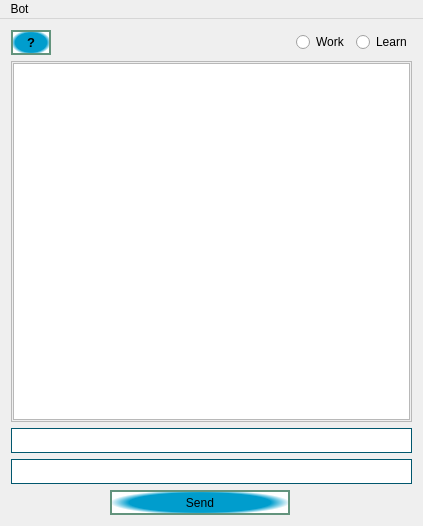
<?xml version="1.0" encoding="UTF-8"?>
<ui version="4.0">
 <class>MainWindow</class>
 <widget class="QMainWindow" name="MainWindow">
  <property name="geometry">
   <rect>
    <x>0</x>
    <y>0</y>
    <width>423</width>
    <height>526</height>
   </rect>
  </property>
  <property name="maximumSize">
   <size>
    <width>16777215</width>
    <height>16777215</height>
   </size>
  </property>
  <property name="windowTitle">
   <string>MainWindow</string>
  </property>
  <property name="styleSheet">
   <string notr="true"/>
  </property>
  <widget class="QWidget" name="centralWidget">
   <layout class="QGridLayout" name="gridLayout">
    <item row="0" column="2">
     <layout class="QHBoxLayout" name="horizontalLayout">
      <item>
       <widget class="QRadioButton" name="radio_work">
        <property name="styleSheet">
         <string notr="true"/>
        </property>
        <property name="text">
         <string>Work</string>
        </property>
       </widget>
      </item>
      <item>
       <widget class="QRadioButton" name="radio_learn">
        <property name="styleSheet">
         <string notr="true"/>
        </property>
        <property name="text">
         <string>Learn</string>
        </property>
       </widget>
      </item>
     </layout>
    </item>
    <item row="3" column="1">
     <widget class="QPushButton" name="Button_send">
      <property name="minimumSize">
       <size>
        <width>180</width>
        <height>25</height>
       </size>
      </property>
      <property name="maximumSize">
       <size>
        <width>240</width>
        <height>40</height>
       </size>
      </property>
      <property name="autoFillBackground">
       <bool>false</bool>
      </property>
      <property name="styleSheet">
       <string notr="true">QPushButton{
   border:2px solid rgba(99,148,125,0,9);
    background-color:qradialgradient(spread:pad, cx:0.5, cy:0.5, radius:0.5, fx:0.5, fy:0.5, stop:0.786517 rgba(0, 157, 205, 255), stop:1 rgba(255, 255, 255, 255));
    color:blac;
}
QPushButton:hover{
 background-color:qradialgradient(spread:pad, cx:0.5, cy:0.5, radius:0.5, fx:0.5, fy:0.5, stop:0.904494 rgba(0, 157, 205, 255), stop:1 rgba(255, 255, 255, 255));
 border:2px solid rgba(99,148,125,0,9);
}
QPushButton:pressed{
background-color: qradialgradient(spread:pad, cx:0.5, cy:0.5, radius:0.5, fx:0.5, fy:0.5, stop:0.595506 rgba(0, 151, 197, 255), stop:1 rgba(255, 255, 255, 255));
 border:2px solid rgba(99,148,125,0,9);
}</string>
      </property>
      <property name="text">
       <string>Send</string>
      </property>
     </widget>
    </item>
    <item row="0" column="1">
     <spacer name="horizontalSpacer">
      <property name="orientation">
       <enum>Qt::Horizontal</enum>
      </property>
      <property name="sizeHint" stdset="0">
       <size>
        <width>60</width>
        <height>20</height>
       </size>
      </property>
     </spacer>
    </item>
    <item row="3" column="0">
     <spacer name="horizontalSpacer_2">
      <property name="orientation">
       <enum>Qt::Horizontal</enum>
      </property>
      <property name="sizeHint" stdset="0">
       <size>
        <width>40</width>
        <height>20</height>
       </size>
      </property>
     </spacer>
    </item>
    <item row="1" column="0" colspan="3">
     <widget class="QScrollArea" name="scrollArea">
      <property name="maximumSize">
       <size>
        <width>16777215</width>
        <height>16777215</height>
       </size>
      </property>
      <property name="styleSheet">
       <string notr="true">scrollArea{

 background-color:#4B4C4C;

}</string>
      </property>
      <property name="widgetResizable">
       <bool>true</bool>
      </property>
      <widget class="QWidget" name="scrollAreaWidgetContents">
       <property name="geometry">
        <rect>
         <x>0</x>
         <y>0</y>
         <width>403</width>
         <height>360</height>
        </rect>
       </property>
       <layout class="QVBoxLayout" name="verticalLayout_2">
        <property name="spacing">
         <number>1</number>
        </property>
        <property name="leftMargin">
         <number>1</number>
        </property>
        <property name="topMargin">
         <number>1</number>
        </property>
        <property name="rightMargin">
         <number>1</number>
        </property>
        <property name="bottomMargin">
         <number>1</number>
        </property>
        <item>
         <widget class="QTextEdit" name="Text_message">
          <property name="font">
           <font>
            <family>Times New Roman</family>
            <pointsize>12</pointsize>
           </font>
          </property>
          <property name="styleSheet">
           <string notr="true"/>
          </property>
         </widget>
        </item>
       </layout>
      </widget>
     </widget>
    </item>
    <item row="2" column="0" colspan="3">
     <layout class="QVBoxLayout" name="verticalLayout">
      <item>
       <widget class="QLineEdit" name="question_line">
        <property name="minimumSize">
         <size>
          <width>0</width>
          <height>25</height>
         </size>
        </property>
        <property name="styleSheet">
         <string notr="true">QLineEdit{
border:1px solid #01576E;
color:rgba(0,84,110,0.1);

}
QLineEdit:hover{
color:rgba(0,84,110,0.5);
border:2px solid rgba(0,52,66,0.6);
}</string>
        </property>
       </widget>
      </item>
      <item>
       <widget class="QLineEdit" name="ansver_line">
        <property name="minimumSize">
         <size>
          <width>0</width>
          <height>25</height>
         </size>
        </property>
        <property name="styleSheet">
         <string notr="true">QLineEdit{
border:1px solid #01576E;
color:rgba(0,84,110,0.1);

}
QLineEdit:hover{
color:rgba(0,84,110,0.5);
border:2px solid rgba(0,52,66,0.6);
}</string>
        </property>
       </widget>
      </item>
     </layout>
    </item>
    <item row="3" column="2">
     <spacer name="horizontalSpacer_3">
      <property name="orientation">
       <enum>Qt::Horizontal</enum>
      </property>
      <property name="sizeHint" stdset="0">
       <size>
        <width>40</width>
        <height>20</height>
       </size>
      </property>
     </spacer>
    </item>
    <item row="0" column="0">
     <widget class="QPushButton" name="Button_inf">
      <property name="minimumSize">
       <size>
        <width>40</width>
        <height>25</height>
       </size>
      </property>
      <property name="maximumSize">
       <size>
        <width>40</width>
        <height>16777215</height>
       </size>
      </property>
      <property name="font">
       <font>
        <pointsize>10</pointsize>
        <weight>75</weight>
        <bold>true</bold>
       </font>
      </property>
      <property name="styleSheet">
       <string notr="true">QPushButton{
   border:2px solid rgba(99,148,125,0,9);
    background-color:qradialgradient(spread:pad, cx:0.5, cy:0.5, radius:0.5, fx:0.5, fy:0.5, stop:0.786517 rgba(0, 157, 205, 255), stop:1 rgba(255, 255, 255, 255));
    color:blac;
}
QPushButton:hover{
 background-color:qradialgradient(spread:pad, cx:0.5, cy:0.5, radius:0.5, fx:0.5, fy:0.5, stop:0.904494 rgba(0, 157, 205, 255), stop:1 rgba(255, 255, 255, 255));
 border:2px solid rgba(99,148,125,0,9);
}
QPushButton:pressed{
background-color: qradialgradient(spread:pad, cx:0.5, cy:0.5, radius:0.5, fx:0.5, fy:0.5, stop:0.595506 rgba(0, 151, 197, 255), stop:1 rgba(255, 255, 255, 255));
 border:2px solid rgba(99,148,125,0,9);
}</string>
      </property>
      <property name="text">
       <string>?</string>
      </property>
     </widget>
    </item>
   </layout>
  </widget>
  <widget class="QMenuBar" name="menuBar">
   <property name="geometry">
    <rect>
     <x>0</x>
     <y>0</y>
     <width>423</width>
     <height>20</height>
    </rect>
   </property>
   <widget class="QMenu" name="menu">
    <property name="title">
     <string>Bot</string>
    </property>
    <addaction name="exit"/>
   </widget>
   <addaction name="menu"/>
  </widget>
  <action name="exit">
   <property name="text">
    <string>Exit</string>
   </property>
  </action>
 </widget>
 <layoutdefault spacing="6" margin="11"/>
 <resources/>
 <connections/>
</ui>
